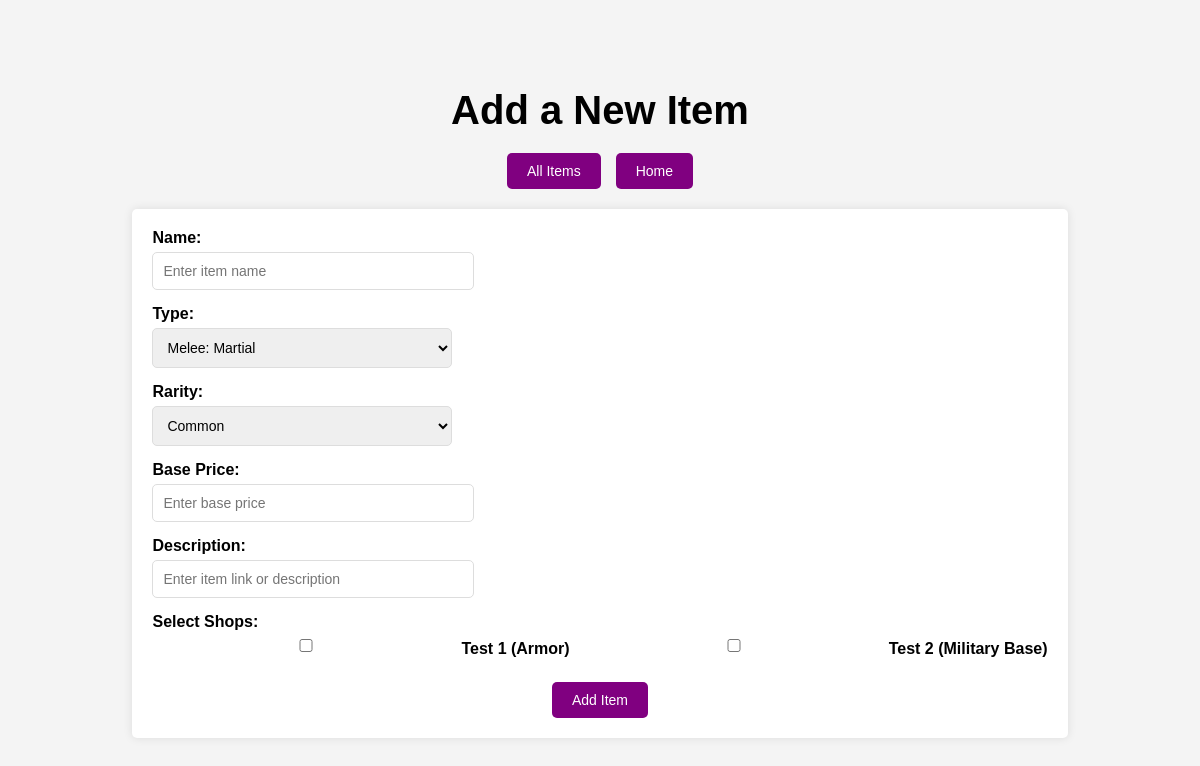
Before: /items/add_new_item with the older database file.
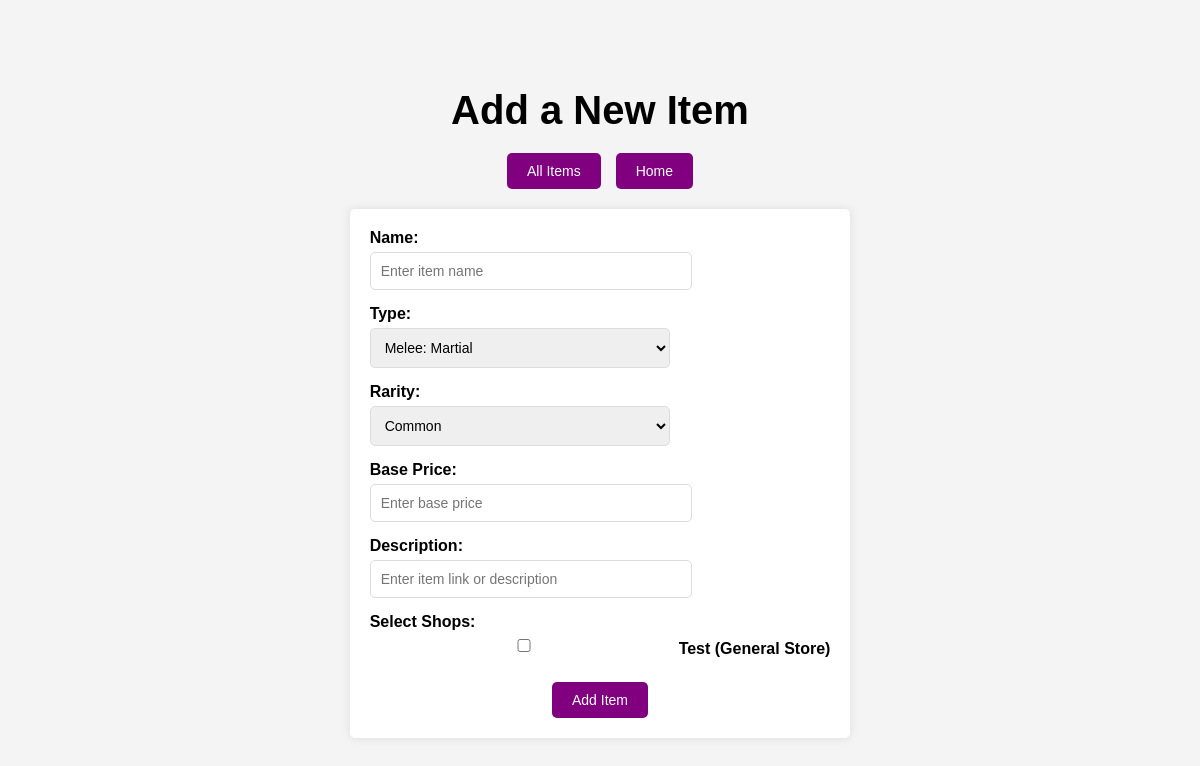
After: the same page with the newer database file.
### app/models.py (models this page shows, shortened)
class Shop(db.Model):
    __tablename__ = "shops"
    shop_id = db.Column(db.Integer, primary_key=True)
    type = db.Column(db.String(100), nullable=False)
    name = db.Column(db.String(100), nullable=False)
    cities = db.relationship("City", secondary=shop_cities, back_populates="shops")
    inventory = db.relationship(
        "ShopInventory",
        back_populates="shop",
        cascade="all, delete-orphan"
    )

### app/routes/item_routes.py (the view, shortened to what this page needs)
@item_bp.route("/add_new_item", methods=["GET", "POST"])
def add_new_item():
    shops = Shop.query.all()
    logger.debug(f"Fetched {len(shops)} shops for item linking.")
    return render_template("GM_add_item.html", shops=shops)

### app/templates/GM_add_item.html (shortened to what this page needs)
<!DOCTYPE html>
<html>
<head>
</head>
<body>
    <h1>Add a New Item</h1>
    <div class="button-container">
        <button class="button" onclick="window.location.href='{{ url_for('item.view_all_items') }}'">All Items</button>
		<button class="button" onclick="window.location.href='/'">Home</button>
    </div>
    <form method="POST">
        <label for="name">Name:</label>
        <input type="text" id="name" name="name" placeholder="Enter item name" required>
        <label for="type">Type:</label>
        <select id="type" name="type" required>
            <option value="Melee: Martial">Melee: Martial</option>
        </select>
        <label for="rarity">Rarity:</label>
        <select id="rarity" name="rarity" required>
            <option value="Common">Common</option>
        </select>
        <label for="base_price">Base Price:</label>
        <input type="number" id="base_price" name="base_price" placeholder="Enter base price" required>
        <label for="description">Description:</label>
        <input type="text" id="description" name="description" placeholder="Enter item link or description">
        <label>Select Shops:</label>
        <div class="shop-list">
            {% for shop in shops %}
            <div class="shop-item">
                <input type="checkbox" name="shop_ids[]" value="{{ shop.shop_id }}">
                <label>{{ shop.name }} ({{ shop.type }})</label>
            </div>
            {% endfor %}
        </div>
        <button type="submit">Add Item</button>
    </form>
</body>
</html>

Changed rows visible on the page:
removed Shop: name "Test 1", type "Armor"
removed Shop: name "Test 2", type "Military Base"
added Shop: name "Test", type "General Store"
